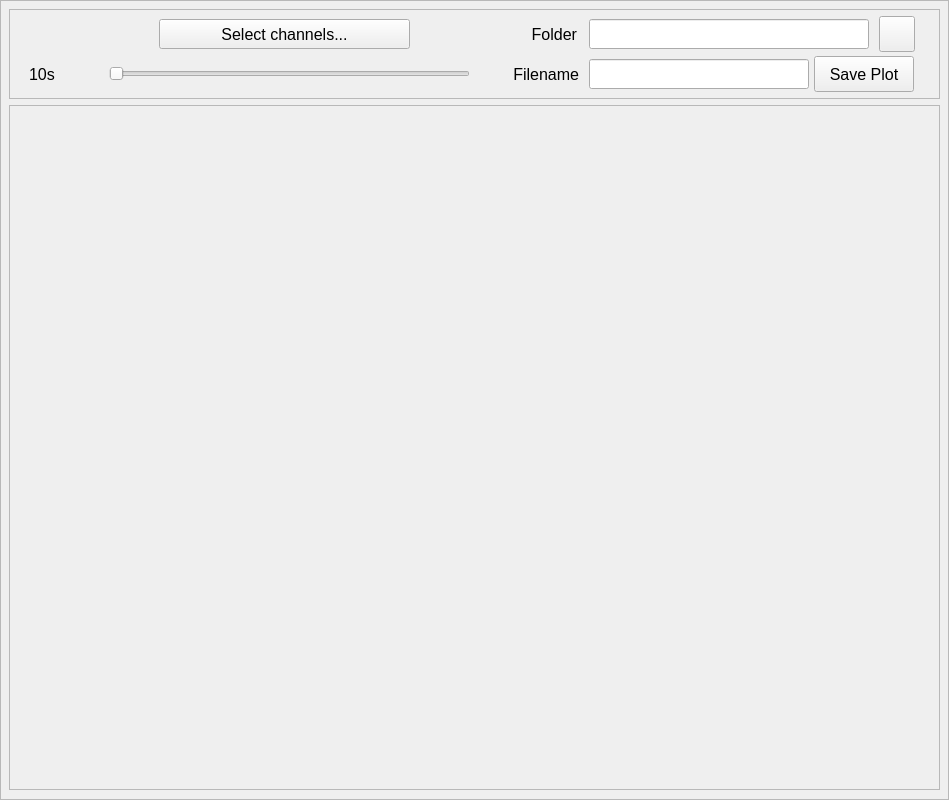
         <widget class="QFrame" name="graphArea">
          <property name="sizePolicy">
           <sizepolicy hsizetype="Preferred" vsizetype="Fixed">
            <horstretch>0</horstretch>
            <verstretch>0</verstretch>
           </sizepolicy>
          </property>
          <property name="minimumSize">
           <size>
            <width>0</width>
            <height>800</height>
           </size>
          </property>
          <property name="font">
           <font>
            <pointsize>16</pointsize>
            <weight>50</weight>
            <bold>false</bold>
           </font>
          </property>
          <property name="frameShape">
           <enum>QFrame::StyledPanel</enum>
          </property>
          <property name="frameShadow">
           <enum>QFrame::Raised</enum>
          </property>
          <widget class="QWidget" name="verticalLayoutWidget_6">
           <property name="geometry">
            <rect>
             <x>9</x>
             <y>9</y>
             <width>931</width>
             <height>781</height>
            </rect>
           </property>
           <property name="font">
            <font>
             <pointsize>16</pointsize>
             <weight>50</weight>
             <bold>false</bold>
            </font>
           </property>
           <layout class="QVBoxLayout" name="verticalLayout_5">
            <item>
             <widget class="QFrame" name="graphSettings">
              <property name="sizePolicy">
               <sizepolicy hsizetype="Preferred" vsizetype="Fixed">
                <horstretch>0</horstretch>
                <verstretch>0</verstretch>
               </sizepolicy>
              </property>
              <property name="minimumSize">
               <size>
                <width>0</width>
                <height>90</height>
               </size>
              </property>
              <property name="font">
               <font>
                <pointsize>16</pointsize>
                <weight>50</weight>
                <bold>false</bold>
               </font>
              </property>
              <property name="frameShape">
               <enum>QFrame::StyledPanel</enum>
              </property>
              <property name="frameShadow">
               <enum>QFrame::Raised</enum>
              </property>
              <widget class="QPushButton" name="savePlotButton">
               <property name="geometry">
                <rect>
                 <x>805</x>
                 <y>47</y>
                 <width>100</width>
                 <height>36</height>
                </rect>
               </property>
               <property name="font">
                <font>
                 <pointsize>12</pointsize>
                 <weight>50</weight>
                 <bold>false</bold>
                </font>
               </property>
               <property name="text">
                <string>Save Plot</string>
               </property>
              </widget>
              <widget class="QLineEdit" name="line_edit_folder">
               <property name="geometry">
                <rect>
                 <x>580</x>
                 <y>10</y>
                 <width>280</width>
                 <height>30</height>
                </rect>
               </property>
               <property name="font">
                <font>
                 <pointsize>12</pointsize>
                 <weight>50</weight>
                 <bold>false</bold>
                </font>
               </property>
              </widget>
              <widget class="QPushButton" name="folderButton">
               <property name="geometry">
                <rect>
                 <x>870</x>
                 <y>7</y>
                 <width>36</width>
                 <height>36</height>
                </rect>
               </property>
               <property name="text">
                <string/>
               </property>
               <property name="icon">
                <iconset resource="resources.qrc">
                 <normaloff>:/icons/images/Folder_Icon.png</normaloff>:/icons/images/Folder_Icon.png</iconset>
               </property>
              </widget>
              <widget class="QLineEdit" name="line_edit_filename">
               <property name="geometry">
                <rect>
                 <x>580</x>
                 <y>50</y>
                 <width>220</width>
                 <height>30</height>
                </rect>
               </property>
              </widget>
              <widget class="QLabel" name="label_27">
               <property name="geometry">
                <rect>
                 <x>500</x>
                 <y>10</y>
                 <width>68</width>
                 <height>30</height>
                </rect>
               </property>
               <property name="font">
                <font>
                 <pointsize>12</pointsize>
                 <weight>50</weight>
                 <bold>false</bold>
                </font>
               </property>
               <property name="text">
                <string>Folder</string>
               </property>
               <property name="alignment">
                <set>Qt::AlignRight|Qt::AlignTrailing|Qt::AlignVCenter</set>
               </property>
              </widget>
              <widget class="QLabel" name="label_28">
               <property name="geometry">
                <rect>
                 <x>470</x>
                 <y>50</y>
                 <width>100</width>
                 <height>30</height>
                </rect>
               </property>
               <property name="font">
                <font>
                 <pointsize>12</pointsize>
                 <weight>50</weight>
                 <bold>false</bold>
                </font>
               </property>
               <property name="text">
                <string>Filename</string>
               </property>
               <property name="alignment">
                <set>Qt::AlignRight|Qt::AlignTrailing|Qt::AlignVCenter</set>
               </property>
              </widget>
              <widget class="QSlider" name="plotTimeSpanSlider">
               <property name="geometry">
                <rect>
                 <x>100</x>
                 <y>50</y>
                 <width>361</width>
                 <height>30</height>
                </rect>
               </property>
               <property name="maximum">
                <number>1000</number>
               </property>
               <property name="orientation">
                <enum>Qt::Horizontal</enum>
               </property>
              </widget>
              <widget class="QLabel" name="plotTimeSpanLabel">
               <property name="geometry">
                <rect>
                 <x>20</x>
                 <y>50</y>
                 <width>81</width>
                 <height>30</height>
                </rect>
               </property>
               <property name="font">
                <font>
                 <pointsize>12</pointsize>
                 <weight>50</weight>
                 <bold>false</bold>
                </font>
               </property>
               <property name="text">
                <string>10s</string>
               </property>
              </widget>
              <widget class="QPushButton" name="plotChannelsSelectionButton">
               <property name="geometry">
                <rect>
                 <x>150</x>
                 <y>10</y>
                 <width>251</width>
                 <height>30</height>
                </rect>
               </property>
               <property name="font">
                <font>
                 <pointsize>12</pointsize>
                 <weight>50</weight>
                 <bold>false</bold>
                </font>
               </property>
               <property name="text">
                <string>Select channels...</string>
               </property>
              </widget>
             </widget>
            </item>
            <item>
             <widget class="QFrame" name="frame_plot_container">
              <property name="styleSheet">
               <string notr="true">#graphFrame {
	border: 2px solid black;
	border-radius: 6px;
}</string>
              </property>
              <property name="frameShape">
               <enum>QFrame::StyledPanel</enum>
              </property>
              <property name="frameShadow">
               <enum>QFrame::Raised</enum>
              </property>
             </widget>
            </item>
           </layout>
          </widget>
         </widget>
